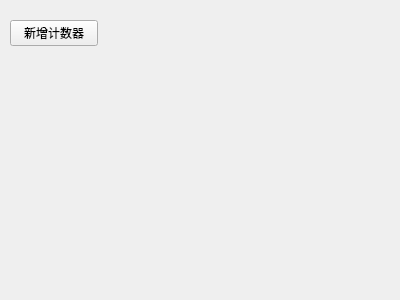
<?xml version="1.0" encoding="UTF-8"?>
<ui version="4.0">
 <class>MainWindow</class>
 <widget class="QMainWindow" name="MainWindow">
  <property name="geometry">
   <rect>
    <x>0</x>
    <y>0</y>
    <width>400</width>
    <height>300</height>
   </rect>
  </property>
  <property name="windowTitle">
   <string>Qt Application</string>
  </property>
  <widget class="QWidget" name="centralwidget">
   <widget class="QPushButton" name="pushButton">
    <property name="geometry">
     <rect>
      <x>10</x>
      <y>20</y>
      <width>88</width>
      <height>26</height>
     </rect>
    </property>
    <property name="text">
     <string>新增计数器</string>
    </property>
   </widget>
  </widget>
 </widget>
 <resources/>
 <connections/>
</ui>
